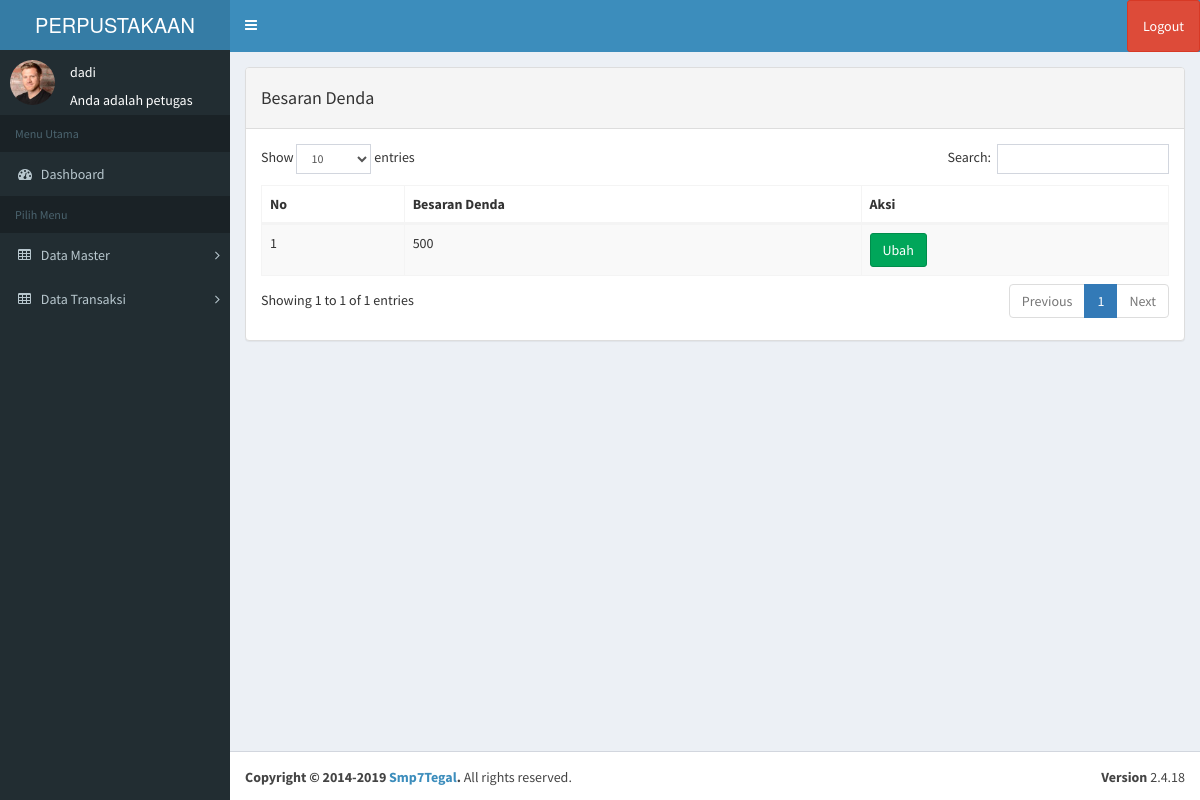
Screenshot of /index2.php?page=denda (signed in) with the database file from the repository.
### tables this page shows
CREATE TABLE `tb_pengguna` (
  `id` int(11) NOT NULL,
  `username` varchar(100) NOT NULL,
  `nama` varchar(100) NOT NULL,
  `password` varchar(50) NOT NULL,
  `level` varchar(20) NOT NULL,
  `foto` varchar(25) NOT NULL
);

CREATE TABLE `tb_denda` (
  `id` int(11) NOT NULL,
  `denda` varchar(100) NOT NULL
);

### index2.php (the view, shortened to what this page needs)
<?php
  $koneksi = new mysqli("localhost","root","","db_perpustakaan");
	?>
<!DOCTYPE html>
<html>
<head>
  <link rel="stylesheet" href="bower_components/bootstrap/dist/css/bootstrap.min.css">
  <link rel="stylesheet" href="bower_components/font-awesome/css/font-awesome.min.css">
  <link rel="stylesheet" href="bower_components/Ionicons/css/ionicons.min.css">
  <link rel="stylesheet" href="dist/css/AdminLTE.min.css">
  <link rel="stylesheet" href="dist/css/skins/_all-skins.min.css">
  <link rel="stylesheet" href="bower_components/morris.js/morris.css">
  <link rel="stylesheet" href="bower_components/jvectormap/jquery-jvectormap.css">
  <link rel="stylesheet" href="bower_components/bootstrap-datepicker/dist/css/bootstrap-datepicker.min.css">
  <link rel="stylesheet" href="bower_components/bootstrap-daterangepicker/daterangepicker.css">
  <link rel="stylesheet" href="plugins/bootstrap-wysihtml5/bootstrap3-wysihtml5.min.css">
  <link rel="stylesheet" type="text/css" href="dataTables/DataTables-1.10.20/css/dataTables.bootstrap.min.css"/>
</head>
<body class="hold-transition skin-blue sidebar-mini">
<div class="wrapper">
  <header class="main-header">
    <a href="index2.php" class="logo">
      <span class="logo-lg">PERPUSTAKAAN</span>
    </a>
    <nav class="navbar navbar-static-top">
      <a href="#" class="sidebar-toggle" data-toggle="push-menu" role="button">
      </a>
      <div class="navbar-custom-menu">
        <ul class="nav navbar-nav">
          <li class="dropdown user user-menu">
            <a href="#" class="dropdown-toggle" data-toggle="dropdown">
                <li><a onclick="return confirm('Apakah anda yakin akan logout?')" class="btn btn-danger" class="logout" href="logout.php">Logout</a></li>
            </a>
          </li>
        </ul>
      </div>
    </nav>
  </header>
  <aside class="main-sidebar">
    <section class="sidebar">
           <div class="user-panel">
	<?php
	if ($_SESSION['petugas']) {
	   $user = $_SESSION['petugas'];
	}
	$sql =$koneksi->query("select * from tb_pengguna where id='$user'");
	$data = $sql->fetch_assoc();
	?>
    <div class="pull-left image">
          <img src="img/<?php echo $data['foto']?>" class="img-circle" width="48" height="48" alt="User" />
        </div>
        <div class="pull-left info">
                    <div class="name" data-toggle="dropdown" aria-haspopup="true" aria-expanded="false"><?php echo $data['nama'];?></div>
					<br>
                    <div class="email">Anda adalah <?php echo $data['level'];?></div>
        </div>
      </div>
  <ul class="sidebar-menu" data-widget="tree">
        <li class="header">Menu Utama</li>
        <li class="active treeview menu-open">
		<li>
          <a href="?page=home">
            <i class="fa fa-dashboard"></i> <span>Dashboard</span>
          </a>
        </li>
        <ul class="sidebar-menu" >
        <li class="header">Pilih Menu</li>
		 <li class="treeview">
          <a href="#">
            <i class="fa fa-table"></i> <span>Data Master</span>
            <span class="pull-right-container">
              <i class="fa fa-angle-right pull-right"></i>
            </span>
          </a>
        </li>
		 <li class="treeview">
          <a href="">
            <i class="fa fa-table"></i> <span>Data Transaksi</span>
            <span class="pull-right-container">
              <i class="fa fa-angle-right pull-right"></i>
            </span>
          </a>
        </li>
      </ul>
    </section>
  </aside>
  <div class="content-wrapper">
    <section class="content">
	<?php
			   $page = $_GET['page'];
			   $aksi = $_GET['aksi'];
			   if ($page == "denda") {
				   if ($aksi == "") {
					   include "page/denda/denda.php";
				   }
			   }
			   ?>
  </div>
  <footer class="main-footer">
    <div class="pull-right hidden-xs">
      <b>Version</b> 2.4.18
    </div>
    <strong>Copyright &copy; 2014-2019 <a>Smp7Tegal</a>.</strong> All rights
    reserved.
  </footer>
</div>
</body>
</html>

### page/denda/denda.php (shortened to what this page needs)
              <div class="panel panel-default">
                  <div class="panel-heading">
                   <h4>Besaran Denda</h4>
                  </div>
                  <div class="panel-body">
<div class="row">
<div class="col-md-12">
<div class="content-panel">
                      <div class="table-responsive">
                          <table class="table table-striped table-bordered table-hover" id="anggota">
                              <thead>
                                  <tr>
                                      <th>No</th>
                                      <th>Besaran Denda</th>
					<th>Aksi</th>
                                  </tr>
                              </thead>
<tbody>
<?php
			$no = 1;
			$sql = $koneksi->query("select * from tb_denda");
			while ($data = $sql->fetch_assoc()) {
			?>
<tr>
	<td><?php echo $no++; ?></td>
	<td><?php echo $data['denda']; ?></td>
	<td>
	<a href="?page=denda&aksi=ubah&id=<?php echo $data['id'] ?>" class="btn btn-success" >Ubah</a>
	</td>
</tr>
			<?php }?>
				   </tbody>
                          </table>
		</div>
		</section>

### rows the page displays
tb_pengguna: foto (picture), nama "dadi", level "petugas"
tb_denda: denda "500"
